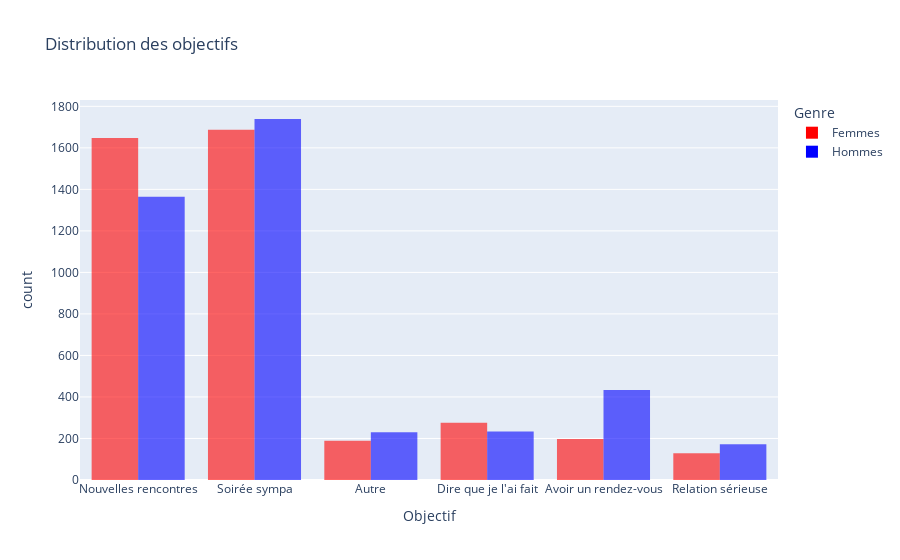

This figure's notebook cell:
### Markdown cell above
### Répartition des Objectifs des rencontres entre Hommes et Femmes

### Code cell
fig = px.histogram(df, x='goal', color='gender',
                   color_discrete_map={'Hommes': 'blue', 'Femmes': 'red'},
                   title='Distribution des objectifs',
                   labels={'goal': 'Objectif', 'gender': 'Genre'},
                   barmode='group', opacity=0.6)
fig.show()

### Figure 1 — Plotly figure (JSON) as saved in the notebook; plotly's stock layout.template omitted (floating-point values rounded to 4 significant figures; data arrays with more than 128 entries replaced by an {"elided": "..."} marker saying what was removed)
{"data": [{"alignmentgroup": "True", "bingroup": "x", "hovertemplate": "Genre=Femmes<br>Objectif=%{x}<br>count=%{y}<extra></extra>", "legendgroup": "Femmes", "marker": {"color": "red", "opacity": 0.6, "pattern": {"shape": ""}}, "name": "Femmes", "offsetgroup": "Femmes", "orientation": "v", "showlegend": true, "type": "histogram", "x": {"elided": "4184 str values"}, "xaxis": "x", "yaxis": "y"}, {"alignmentgroup": "True", "bingroup": "x", "hovertemplate": "Genre=Hommes<br>Objectif=%{x}<br>count=%{y}<extra></extra>", "legendgroup": "Hommes", "marker": {"color": "blue", "opacity": 0.6, "pattern": {"shape": ""}}, "name": "Hommes", "offsetgroup": "Hommes", "orientation": "v", "showlegend": true, "type": "histogram", "x": {"elided": "4194 str values"}, "xaxis": "x", "yaxis": "y"}], "layout": {"barmode": "group", "legend": {"title": {"text": "Genre"}, "tracegroupgap": 0}, "title": {"text": "Distribution des objectifs"}, "xaxis": {"anchor": "y", "domain": [0, 1], "title": {"text": "Objectif"}}, "yaxis": {"anchor": "x", "domain": [0, 1], "title": {"text": "count"}}}}
